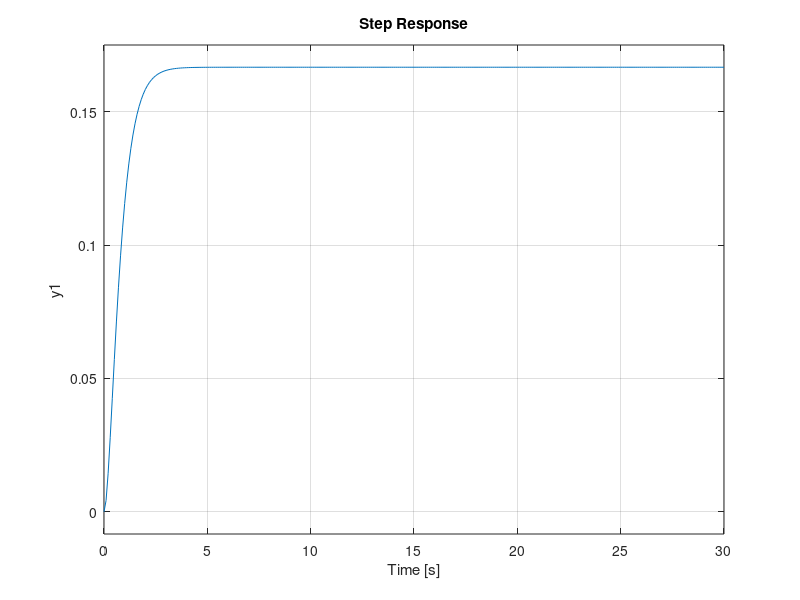
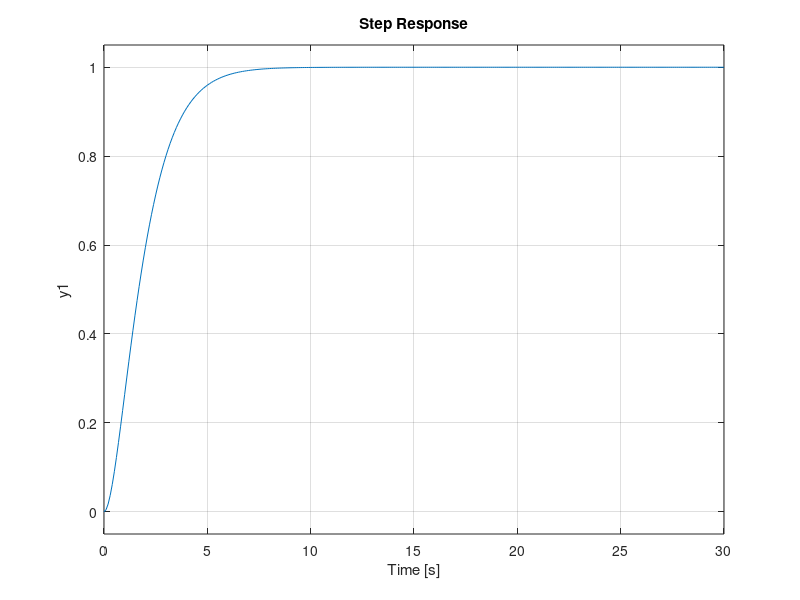

MATLAB code to generate these figures, in order:
%% 1. Second Order Underdamped System

%Transfer Function G(s) = 1 / s^2 + 2s + 1
numerator1 = [1];
denomenator1 = [1 2 1]
TF1 = tf(numerator1, denomenator1)



%% 2. Second Order Overdamped System

%Transfer Function G(s) = 1 / ( s + 2 ) * (s + 3 )
numerator2 = [1];
denomenator2 = [1 5 6]
TF2 = tf(numerator2, denomenator2)

%% step response
step(TF2,0:0.1:30)
figure
step(TF1,0:0.1:30)